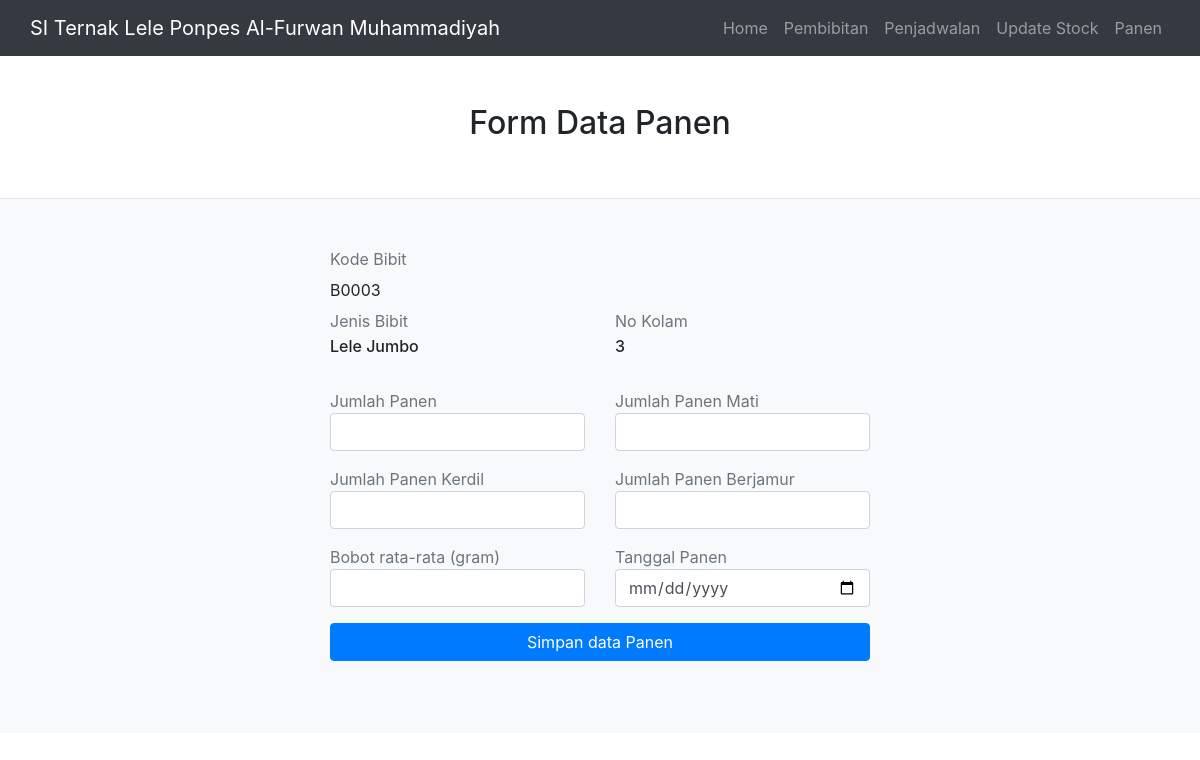
The page /public/panen/new/B0003 (signed in) on the database its author committed.
### tables this page shows
CREATE TABLE `bibit` (
  `kode_bibit` varchar(5) NOT NULL,
  `tgl_penebaran_bibit` date NOT NULL,
  `jenis_bibit` varchar(30) NOT NULL,
  `jumlah_bibit` int(5) NOT NULL,
  `no_kolam` int(2) NOT NULL,
  `status_panen` int(11) NOT NULL
);

### app/core/Controller.php (called while the page is built, shortened)
<?php
class Controller
{
	public function view($view,$data=[])
	{
		require_once '../app/views/' . $view.'.php';
	}
	public function model($model)
	{
		return new $model;
	}
}

### app/controllers/Panen.php (called while the page is built, shortened)
<?php
class Panen extends Controller
{
    public function new($kode_bibit)
    {
        $data['judul'] = 'Input Data Panen';
        $data['bibit'] = $this->model('Pembibitan_model')->getById($kode_bibit);
        $this->view('panen/new', $data);
    }
}

### app/core/App.php (called while the page is built, shortened)
<?php
class App
{
	protected $method = 'index';
	protected $params = [];
	public function __construct()
	{
		$url = $this->parseURL();
		if (file_exists('../app/controllers/' . $url[0] . '.php')) {
			unset($url[0]);
		}
		$this->controller = new $this->controller;
		if (isset($url[1])) {
			if (method_exists($this->controller, $url[1])) {
				$this->method = $url[1];
				unset($url[1]);
			}
		}
		if (!empty($url)) {
			$this->params = array_values($url);
		}
		call_user_func_array([$this->controller, $this->method], $this->params);
	}
	public function parseURL()
	{
		if (isset($_GET['url'])) {
			$url = rtrim($_GET['url'], '/');
			$url = filter_var($url, FILTER_SANITIZE_URL);
			$url = explode('/', $url);
			return $url;
		}
	}
}

### public/index.php (called while the page is built, shortened)
<?php
$app=new App;

### app/core/Database.php (called while the page is built, shortened)
<?php
class Database{
	private $host=DB_HOST;
	private $user=DB_USER;
	private $pass=DB_PASS;
	private $db_name=DB_NAME;
	private $dbh;
	private $stmt;
	public function __construct()
	{
		$dsn='mysql:host='.$this->host.';dbname='.$this->db_name;
		$option=[
			PDO::ATTR_PERSISTENT=>
			true,
			PDO::ATTR_ERRMODE=>PDO::ERRMODE_EXCEPTION
		];
		try {
			$this->dbh=new PDO($dsn,$this->user,$this->pass,$option);
		} catch(PDOException $e)
		{
			die($e->getMessage());
		}
	}
	public function query($query)
	{
		$this->stmt=$this->dbh->prepare($query);
	}
	public function bind($param,$value,$type=null)
	{
		if (is_null($type))
		{
			switch (true) {
				default:
					$type=PDO::PARAM_STR;
			}
		}
		$this->stmt->bindValue($param,$value,$type);
	}
	public function execute()
	{
		$this->stmt->execute();
	}
	public function single()
	{
		$this->execute();
		return $this->stmt->fetch(PDO::FETCH_ASSOC);
	}
}

### app/models/Pembibitan_model.php (called while the page is built, shortened)
<?php
class Pembibitan_model
{
    private $table = 'bibit';
    private $db;
    public function __construct()
    {
        $this->db = new Database;
    }
    public function getById($id)
    {
        $this->db->query('SELECT *, datediff(CURDATE(), tgl_penebaran_bibit) as umur_bibit  FROM ' . $this->table . ' WHERE kode_bibit=:id');
        $this->db->bind('id', $id);
        return $this->db->single();
    }
}

### app/views/panen/new.php (the view, shortened to what this page needs)
<section class="border-bottom">
    <div class="container">
        <div class="py-5 text-center">
            <h2>Form Data Panen</h2>
        </div>
    </div>
</section>
<div class="py-5 bg-light" id="nav-profile" role="tabpanel" aria-labelledby="nav-profile-tab">
    <div class="container">
        <div class="row">
            <div class="col-md-6 offset-md-3 mb-4">
                <form method="POST" action="<?= BASEURL . '/panen/new_insert/' ?>">
                    <div class="row">
                        <div class="col-md-12">
                            <p class="text-muted mt-0 mb-0">Kode Bibit</p>
                            <input type="text" name="kode_bibit" readonly class="form-control-plaintext" value="<?= $data['bibit']['kode_bibit'] ?>">
                        </div>
                        <div class="col-md-6">
                            <p class="text-muted mt-0 mb-1">Jenis Bibit</p>
                            <h6><?= $data['bibit']['jenis_bibit'] ?></h6>
                        </div>
                        <div class="col-md-6">
                            <p class="text-muted mt-0 mb-1">No Kolam</p>
                            <h6><?= $data['bibit']['no_kolam'] ?></h6>
                        </div>
                        <div class="col-md-6">
                            <p class="text-muted mt-4 mb-0">Jumlah Panen</p>
                            <input type="number" name="panen" class="form-control mb-3">
                        </div>
                        <div class="col-md-6">
                            <p class="text-muted mt-4 mb-0">Jumlah Panen Mati</p>
                            <input type="number" name="mati" class="form-control mb-3">
                        </div>
                        <div class="col-md-6">
                            <p class="text-muted mb-0">Jumlah Panen Kerdil</p>
                            <input type="number" name="kerdil" class="form-control mb-3">
                        </div>
                        <div class="col-md-6">
                            <p class="text-muted mb-0">Jumlah Panen Berjamur</p>
                            <input type="number" name="berjamur" class="form-control mb-3">
                        </div>
                        <div class="col-md-6">
                            <p class="text-muted mb-0">Bobot rata-rata (gram)</p>
                            <input type="number" name="bobot" class="form-control mb-3">
                        </div>
                        <div class="col-md-6">
                            <p class="text-muted mb-0">Tanggal Panen</p>
                            <input type="date" name="tanggal" class="form-control mb-3">
                        </div>
                        <div class="col-md-12">
                            <button type="submit" class="btn btn-primary btn-block">Simpan data Panen</button>
                        </div>
                    </div>
            </div>
        </div>
    </div>
</div>

### rows shown on the page
bibit: kode_bibit "B0003", jenis_bibit "Lele Jumbo", no_kolam "3"

### other values the page prints
$menu "Home"
$menu "Pembibitan"
$menu "Penjadwalan"
$menu "Update Stock"
$menu "Panen"
